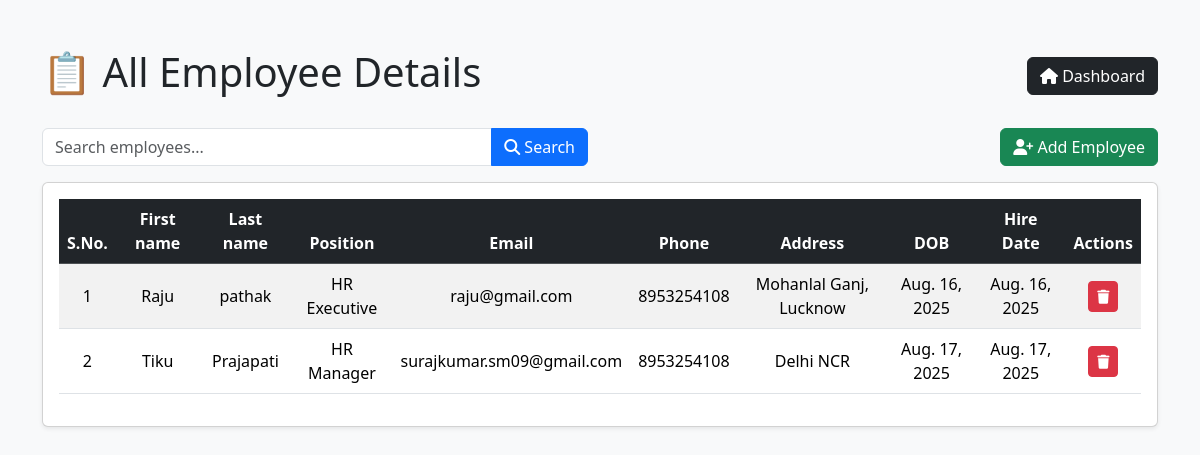
The app's page /all_emp with its own data.
### emp_app/models.py (models this page shows)
class Employee(models.Model):
    GENDER_CHOICES = [('M', 'Male'), ('F', 'Female'), ('O', 'Other')]
    first_name = models.CharField(max_length=50)
    last_name = models.CharField(max_length=50)
    email = models.EmailField(unique=True)
    phone = models.CharField(max_length=20, blank=True)
    address = models.TextField(blank=True)
    gender = models.CharField(max_length=1, choices=GENDER_CHOICES, default='O')
    date_of_birth = models.DateField()
    hire_date = models.DateField(default=timezone.now)
    position = models.ForeignKey(Position, on_delete=models.SET_NULL, null=True, related_name='employees')
    salary = models.DecimalField(max_digits=10, decimal_places=2, default=Decimal('0.00'))
    is_active = models.BooleanField(default=True)
    profile_pic = models.ImageField(upload_to='profiles/', blank=True)
    termination_date = models.DateField(null=True, blank=True)
    contract_end_date = models.DateField(null=True, blank=True)
    @property
    def full_name(self):
        return f"{self.first_name} {self.last_name}"
    def __str__(self):
        return f"{self.full_name} - {self.position}"

class Position(models.Model):
    name = models.CharField(max_length=100)
    department = models.ForeignKey(Department, on_delete=models.CASCADE, related_name='positions')
    is_leadership = models.BooleanField(default=False)
    description = models.TextField(blank=True)
    def __str__(self):
        return f"{self.name} ({self.department})"

### emp_app/views.py (the view)
# urls.py: path('all_emp', views.all_emp, name='all_emp'),
def all_emp(request):
    emps = Employee.objects.all()
    context = {
        'emps': emps
    }
    print(context)
    return render(request, 'all_emp.html', context)

### emp_app/models.py (called while the page is built)
    def __str__(self):
        return self.name

### emp_app/templates/all_emp.html (shortened to what this page needs)
<!doctype html>
<html lang="en">
  <head>
    <link href="https://cdn.jsdelivr.net/npm/bootstrap@5.3.2/dist/css/bootstrap.min.css" rel="stylesheet">
    <link href="https://cdnjs.cloudflare.com/ajax/libs/font-awesome/6.5.1/css/all.min.css" rel="stylesheet">
  </head>
  <body class="bg-light">
    <div class="container py-5">
      <div class="d-flex justify-content-between align-items-center mb-4">
        <h1>📋 All Employee Details</h1>
        <a href="/" class="btn btn-dark">
          <i class="fa fa-home"></i> Dashboard
        </a>
      </div>
      <div class="row mb-3">
        <div class="col-md-6">
          <form method="GET" action="">
            <div class="input-group">
              <input type="text" class="form-control" placeholder="Search employees..." name="q">
              <button class="btn btn-primary" type="submit"><i class="fa fa-search"></i> Search</button>
            </div>
          </form>
        </div>
        <div class="col-md-6 text-end">
          <a href="/add_emp" class="btn btn-success">
            <i class="fa fa-user-plus"></i> Add Employee
          </a>
        </div>
      </div>
      <div class="card shadow-sm">
        <div class="card-body">
          <table class="table table-striped table-hover align-middle">
            <thead class="table-dark text-center">
              <tr>
                <th>S.No.</th>
                <th>First name</th>
                <th>Last name</th>
                <th>Position</th>
                <th>Email</th>
                <th>Phone</th>
                <th>Address</th>
                <th>DOB</th>
                <th>Hire Date</th>
                <th>Actions</th>
              </tr>
            </thead>
            <tbody>
              {% for emp in emps %}
              <tr class="text-center">
                <td>{{ forloop.counter }}</td>
                <td>{{ emp.first_name }}</td>
                <td>{{ emp.last_name }}</td>
                <td>{{ emp.position.name }}</td>
                <td>{{ emp.email }}</td>
                <td>{{ emp.phone }}</td>
                <td>{{ emp.address }}</td>
                <td>{{ emp.date_of_birth }}</td>
                <td>{{ emp.hire_date }}</td>
                <td>
                  <a href="/remove_emp/{{ emp.id }}" class="btn btn-sm btn-danger">
                    <i class="fa fa-trash"></i>
                  </a>
                </td>
              </tr>
              {% empty %}
              <tr>
                <td colspan="10" class="text-center text-muted">No employees found.</td>
              </tr>
              {% endfor %}
            </tbody>
          </table>
        </div>
      </div>
    </div>
  </body>
</html>

### records on screen
Employee: first_name "Raju", last_name "pathak", position.name "HR Executive", email "raju@gmail.com", phone "8953254108", address "Mohanlal Ganj, Lucknow", date_of_birth "Aug. 16, 2025", hire_date "Aug. 16, 2025"
Employee: first_name "Tiku", last_name "Prajapati", position.name "HR Manager", email "surajkumar.sm09@gmail.com", phone "8953254108", address "Delhi NCR", date_of_birth "Aug. 17, 2025", hire_date "Aug. 17, 2025"
